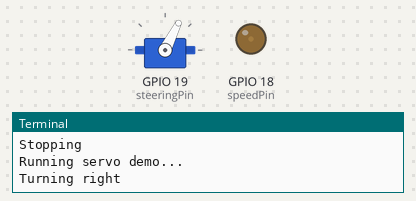
A program run on a simulated Raspberry Pi (BCM pin numbers). On the bench: servo, output pins drawn as LEDs (lit = HIGH), the last lines printed to the terminal. Servo angles are drawn from the pulse width (0.5 ms = 0°, 2.5 ms = 180°).

Above: at 11.1 s.
At 16.1 s:
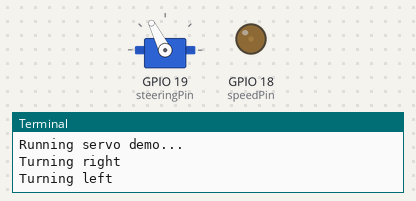
At 21.1 s:
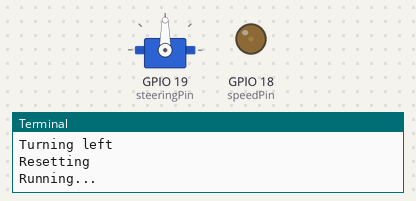
Timing chart, 0 to 22.6 s (numbered marks = the images above):
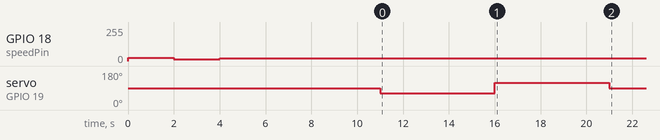

The program:

init_pwm.py
```python
"""
This file has code taken from and influenced by the following sources:
User raja_961, “Autonomous Lane-Keeping Car Using Raspberry
Pi and OpenCV”. Instructables. URL:
https://www.instructables.com/Autonomous-Lane-Keeping-Car-U
sing-Raspberry-Pi-and/

"""


import time

import RPi.GPIO as GPIO


def reset_esc(p):
    p.ChangeDutyCycle(7.5)


GPIO.setmode(GPIO.BCM)

# Speed control
speedPin = 18
speed_pwm_hz = 50
speed_dc = 7.5
GPIO.setup(speedPin, GPIO.OUT)
speed = GPIO.PWM(speedPin, speed_pwm_hz)
speed.start(speed_dc)

# Steering control
steeringPin = 19
steering_pwm_hz = 50
steering_dc = 7.5
steering_right_dc = 6
steering_left_dc = 9
GPIO.setup(steeringPin, GPIO.OUT)
steering = GPIO.PWM(steeringPin, steering_pwm_hz)
steering.start(steering_dc)

# ESC calibration
print('Calibrating ESC...')

speed_dc = 10
speed.ChangeDutyCycle(speed_dc)
time.sleep(2)

speed_dc = 5
speed.ChangeDutyCycle(speed_dc)
time.sleep(2)

reset_esc(speed)

print('ESC calibration complete')

print('Running ESC demo...')
print('Spinning foward')
speed_dc = 8
speed.ChangeDutyCycle(speed_dc)
time.sleep(5)

print('Stopping')
reset_esc(speed)
time.sleep(2)

print('Running servo demo...')
print('Turning right')
steering.ChangeDutyCycle(steering_right_dc)
time.sleep(5)

print('Turning left')
steering.ChangeDutyCycle(steering_left_dc)
time.sleep(5)

print('Resetting')
steering.ChangeDutyCycle(steering_dc)

print('Running...')
try:
    while True:
        time.sleep(10)
except KeyboardInterrupt:
    speed.stop()
    steering.stop()
    GPIO.cleanup()
```
